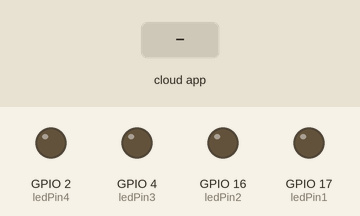
This program was run on a simulated ESP32. Shown: output pins drawn as LEDs (lit = HIGH). Inputs (shaded band) come from the test bench. WiFi joins after 1.5 s; servers stay silent unless stated; the Firebase database answers and starts empty; what the program prints to the serial monitor is not drawn.

Above: at 2.7 s.
2.8 s: the phone or cloud app sets Led1Status to 1
At 4.2 s:
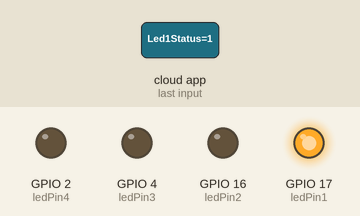
5.1 s: the phone or cloud app sets Led2Status to 1
At 6.6 s:
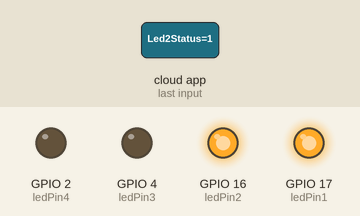
7.3 s: the phone or cloud app sets Led3Status to 1
At 8.9 s:
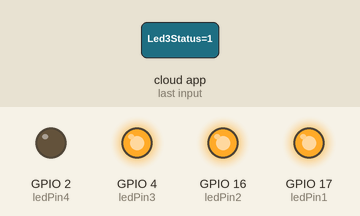
9.4 s: the phone or cloud app sets Led4Status to 1
At 11.2 s:
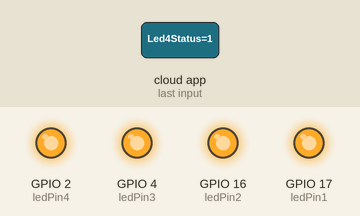
11.6 s: the phone or cloud app sets Led1Status to 0
At 12.8 s:
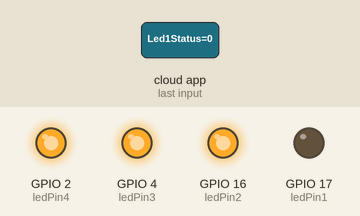
13.1 s: the phone or cloud app sets Led2Status to 0
At 14.2 s:
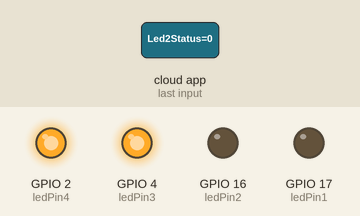
Timing chart, 0 to 16.1 s (numbered marks = the images above; inputs shaded):
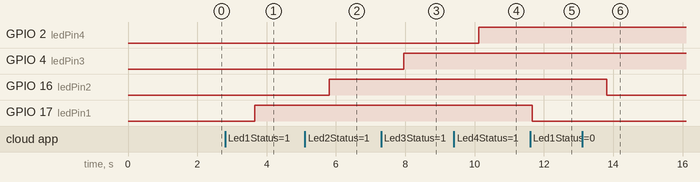

The program:

main.cpp
```cpp
#include <Arduino.h>
#include <WiFiMulti.h>
#include <WebSocketsClient.h>
#include <Firebase_ESP_Client.h>
#include <WiFi.h>

#include <ArduinoJson.h>

//WiFi credentials
#define WIFI_SSID "yourwifissidhere"
#define WIFI_PASSWORD "yourpasswordhere"

//Firebase credentials
#define API_KEY "your api key here"
#define DATABASE_URL "your database url here"

//Define user credentials
#define USER_EMAIL "your email here"
#define USER_PASSWORD "your password here"

//define firebase data object
FirebaseData fbdo;

FirebaseAuth auth;
FirebaseConfig config;

unsigned long sendDataPrevMillis = 0;

const int ledPin1 = 17;
const int ledPin2 = 16;
const int ledPin3 = 4;
const int ledPin4 = 2;


void setup() {

  pinMode(ledPin1, OUTPUT);
  digitalWrite(ledPin1, LOW);

  pinMode(ledPin2, OUTPUT);
  digitalWrite(ledPin2, LOW);

  pinMode(ledPin3, OUTPUT);
  digitalWrite(ledPin3, LOW);

  pinMode(ledPin4, OUTPUT);
  digitalWrite(ledPin4, LOW);

  Serial.begin(115200);
  WiFi.begin(WIFI_SSID, WIFI_PASSWORD);

  Serial.print("Connecting to Wi-Fi");
  while (WiFi.status() != WL_CONNECTED)
  {
    Serial.print(".");
    delay(300);
  }
  Serial.println();
  Serial.print("Connected with IP: ");
  Serial.println(WiFi.localIP());
  Serial.println();

  /* Assign the api key (required) */
  config.api_key = API_KEY;

  /* Assign the user sign in credentials */
  auth.user.email = USER_EMAIL;
  auth.user.password = USER_PASSWORD;

  /* Assign the RTDB URL (required) */
  config.database_url = DATABASE_URL;

  // Comment or pass false value when WiFi reconnection will control by your code or third party library e.g. WiFiManager
  Firebase.reconnectNetwork(true);

  // Since v4.4.x, BearSSL engine was used, the SSL buffer need to be set.
  // Large data transmission may require larger RX buffer, otherwise connection issue or data read time out can be occurred.
  fbdo.setBSSLBufferSize(4096 /* Rx buffer size in bytes from 512 - 16384 */, 1024 /* Tx buffer size in bytes from 512 - 16384 */);

  // Limit the size of response payload to be collected in FirebaseData
  fbdo.setResponseSize(2048);

  Firebase.begin(&config, &auth);

  Firebase.setDoubleDigits(5);

  config.timeout.serverResponse = 10 * 1000;
}


void loop() {

// Firebase.ready() should be called repeatedly to handle authentication tasks.
  if (Firebase.ready() && (millis() - sendDataPrevMillis > 1000 || sendDataPrevMillis == 0))
  {
    sendDataPrevMillis = millis();

  int ledState;
   if(Firebase.RTDB.getInt(&fbdo, "/Led1Status", &ledState)){
    digitalWrite(ledPin1, ledState);
   }

   if(Firebase.RTDB.getInt(&fbdo, "/Led2Status", &ledState)){
    digitalWrite(ledPin2, ledState);
   }

   if(Firebase.RTDB.getInt(&fbdo, "/Led3Status", &ledState)){
    digitalWrite(ledPin3, ledState);
   }

   if(Firebase.RTDB.getInt(&fbdo, "/Led4Status", &ledState)){
    digitalWrite(ledPin4, ledState);
   }

   else{
    Serial.println(fbdo.errorReason().c_str());
   }
  }

}
```

Measured:
- after the input at 2.8 s, GPIO 17 (ledPin1): LOW → HIGH after 0.86 s
- after the input at 5.1 s, GPIO 16 (ledPin2): LOW → HIGH after 0.71 s
- after the input at 7.3 s, GPIO 4 (ledPin3): LOW → HIGH after 0.66 s
- after the input at 9.4 s, GPIO 2 (ledPin4): LOW → HIGH after 0.71 s
- after the input at 11.6 s, GPIO 17 (ledPin1): HIGH → LOW after 0.07 s
- after the input at 13.1 s, GPIO 16 (ledPin2): HIGH → LOW after 0.72 s
